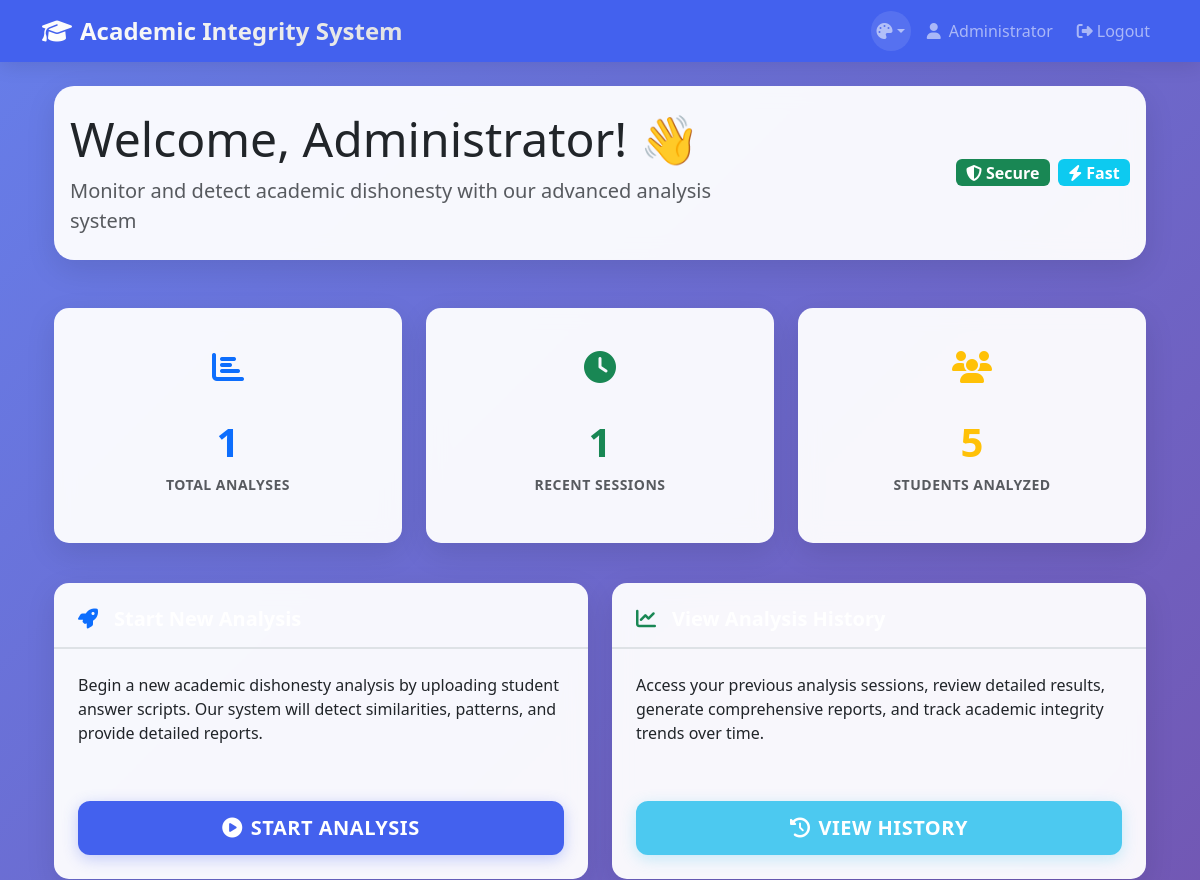
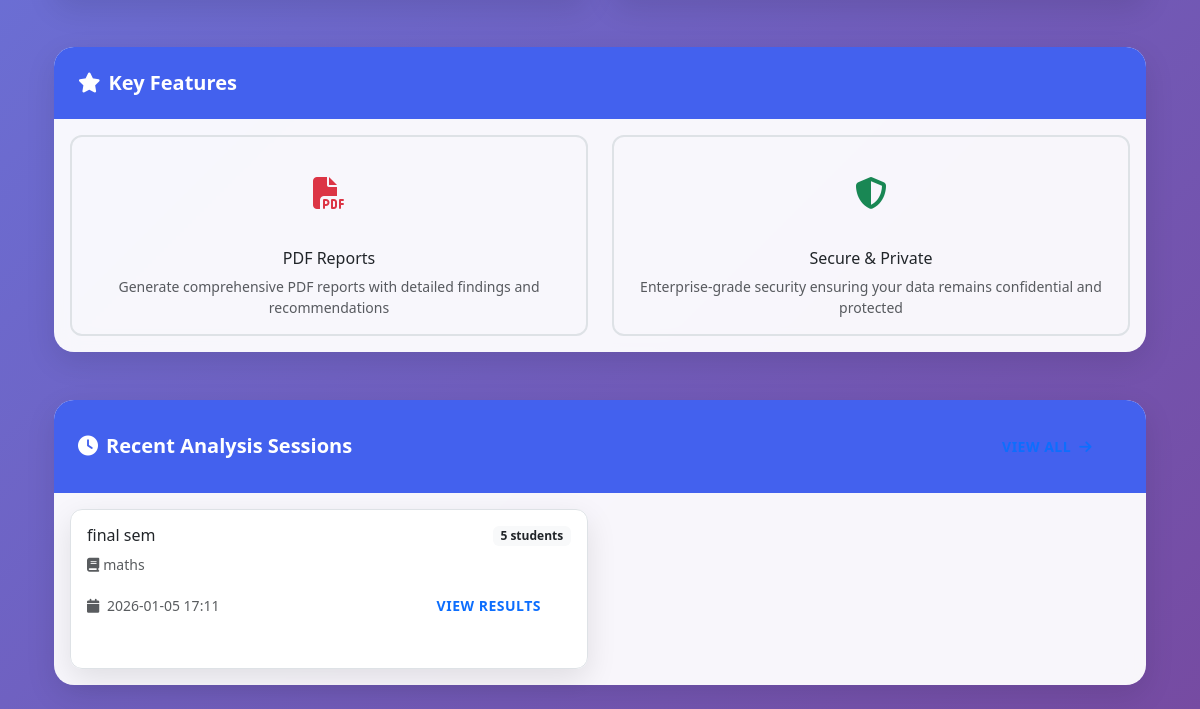
Page /dashboard (signed in) on the earlier database version (2 pictures, top to bottom).
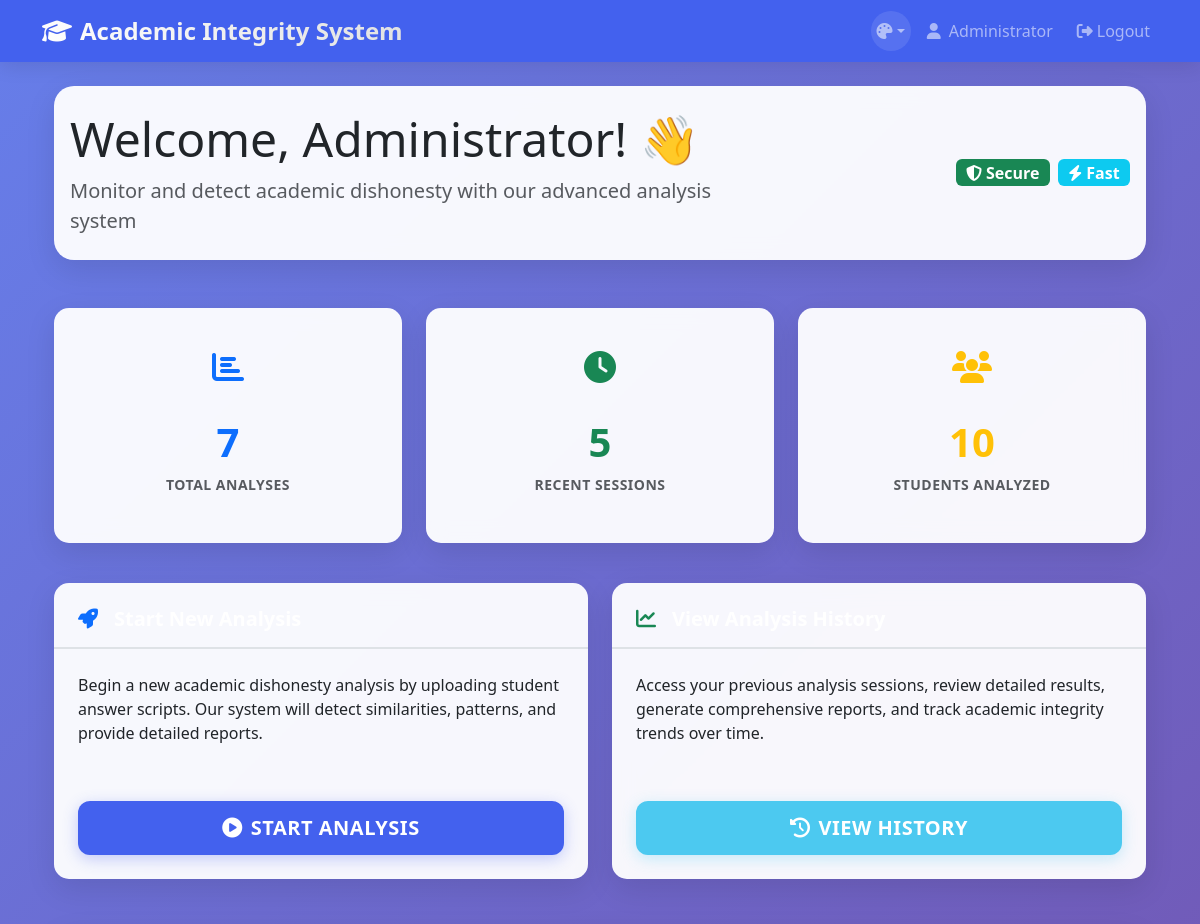
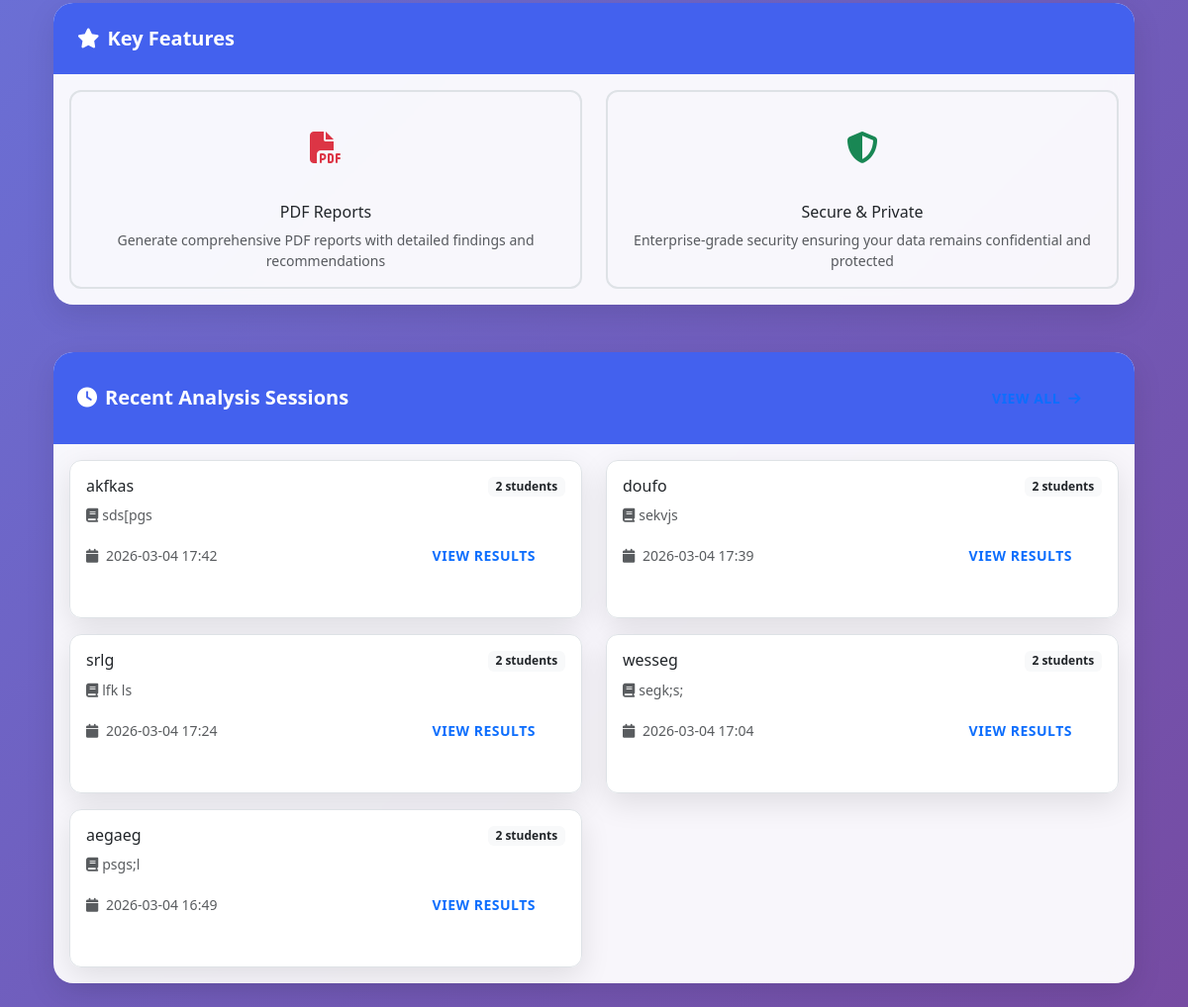
Same page on the later database version (2 pictures, top to bottom).
### models.py (models this page shows)
class AnalysisSession(db.Model):
    id = db.Column(db.Integer, primary_key=True)
    user_id = db.Column(db.Integer, db.ForeignKey('user.id'), nullable=False)
    session_name = db.Column(db.String(200), nullable=False)
    subject_name = db.Column(db.String(100), nullable=False)
    created_at = db.Column(db.DateTime, default=datetime.utcnow)
    user = db.relationship('User', backref=db.backref('sessions', lazy=True))
    students = db.relationship('Student', backref='session', lazy=True, cascade='all, delete-orphan')
    results = db.relationship('AnalysisResult', backref='session', lazy=True, cascade='all, delete-orphan')

### app.py (the view)
@app.route('/dashboard')
@login_required
def dashboard():
    recent_sessions = AnalysisSession.query.filter_by(user_id=current_user.id)\
        .order_by(AnalysisSession.created_at.desc()).limit(5).all()
    total_sessions = AnalysisSession.query.filter_by(user_id=current_user.id).count()
    return render_template('dashboard.html',
                         faculty_name=current_user.faculty_name,
                         recent_sessions=recent_sessions,
                         total_sessions=total_sessions)

### app.py (called while the page is built)
@login_manager.user_loader
def load_user(user_id):
    return User.query.get(int(user_id))

### Templates/dashboard.html (shortened to what the changed rows need)
{% extends "base.html" %}
{% block content %}
<div class="container-fluid">
    <div class="row mb-4">
        <div class="col-12">
            <div class="card fade-in">
                <div class="card-body text-center py-4">
                    <div class="row align-items-center">
                        <div class="col-md-8 text-md-start">
                            <h1 class="display-5 mb-2">Welcome, {{ faculty_name }}! 👋</h1>
                        </div>
                    </div>
                </div>
            </div>
        </div>
    </div>
    <div class="row mb-4 slide-up">
        <div class="col-xl-4 col-md-6 mb-3">
            <div class="card stats-card h-100">
                <div class="card-body text-center p-4">
                    <div class="stats-icon mb-3">
                        <i class="fas fa-chart-bar fa-2x text-primary"></i>
                    </div>
                    <div class="stats-number display-6 fw-bold text-primary mb-2">{{ total_sessions }}</div>
                    <div class="stats-label text-muted text-uppercase small fw-bold">Total Analyses</div>
                </div>
            </div>
        </div>
        <div class="col-xl-4 col-md-6 mb-3">
            <div class="card stats-card h-100">
                <div class="card-body text-center p-4">
                    <div class="stats-icon mb-3">
                        <i class="fas fa-clock fa-2x text-success"></i>
                    </div>
                    <div class="stats-number display-6 fw-bold text-success mb-2">{{ recent_sessions|length }}</div>
                    <div class="stats-label text-muted text-uppercase small fw-bold">Recent Sessions</div>
                </div>
            </div>
        </div>
        <div class="col-xl-4 col-md-12 mb-3">
            <div class="card stats-card h-100">
                <div class="card-body text-center p-4">
                    <div class="stats-icon mb-3">
                        <i class="fas fa-users fa-2x text-warning"></i>
                    </div>
                    <div class="stats-number display-6 fw-bold text-warning mb-2">
                        {% if recent_sessions %}
                            {{ recent_sessions|map(attribute='students')|map('length')|sum }}
                        {% else %}
                            0
                        {% endif %}
                    </div>
                    <div class="stats-label text-muted text-uppercase small fw-bold">Students Analyzed</div>
                </div>
            </div>
        </div>
    </div>
    {% if recent_sessions %}
    <div class="row">
        <div class="col-12">
            <div class="card">
                <div class="card-body">
                    <div class="row g-3">
                        {% for session in recent_sessions %}
                        <div class="col-lg-6 col-md-6">
                            <div class="session-card card h-100">
                                <div class="card-body">
                                    <div class="d-flex justify-content-between align-items-start mb-2">
                                        <h6 class="card-title mb-0 text-truncate">{{ session.session_name }}</h6>
                                        <span class="badge bg-light text-dark small">
                                            {{ session.students|length }} students
                                        </span>
                                    </div>
                                    <p class="card-text text-muted small mb-2">
                                        <i class="fas fa-book me-1"></i>{{ session.subject_name }}
                                    </p>
                                    <div class="d-flex justify-content-between align-items-center">
                                        <small class="text-muted">
                                            <i class="fas fa-calendar me-1"></i>
                                            {{ session.created_at.strftime('%Y-%m-%d %H:%M') }}
                                        </small>
                                        <a href="{{ url_for('results', session_id=session.id) }}"
                                           class="btn btn-sm btn-outline-primary">
                                            View Results
                                        </a>
                                    </div>
                                </div>
                            </div>
                        </div>
                        {% endfor %}
                    </div>
                </div>
            </div>
        </div>
    </div>
    {% endif %}
</div>
{% endblock %}

Differences in the rows shown:
no longer on this page (row edited): AnalysisSession: session_name "final sem", students|length "5", subject_name "maths", created_at "2026-01-05 17:11"
added AnalysisSession: session_name "akfkas", students|length "2", subject_name "sds[pgs", created_at "2026-03-04 17:42"
added AnalysisSession: session_name "doufo", students|length "2", subject_name "sekvjs", created_at "2026-03-04 17:39"
added AnalysisSession: session_name "srlg", students|length "2", subject_name "lfk ls", created_at "2026-03-04 17:24"
added AnalysisSession: session_name "wesseg", students|length "2", subject_name "segk;s;", created_at "2026-03-04 17:04"
added AnalysisSession: session_name "aegaeg", students|length "2", subject_name "psgs;l", created_at "2026-03-04 16:49"
Other differences:
{{ total_sessions }}: "1" → "7"
{{ recent_sessions|length }}: "1" → "5"
{{ recent_sessions|map(attribute='students')|map('length')|sum }}: "5" → "10"
